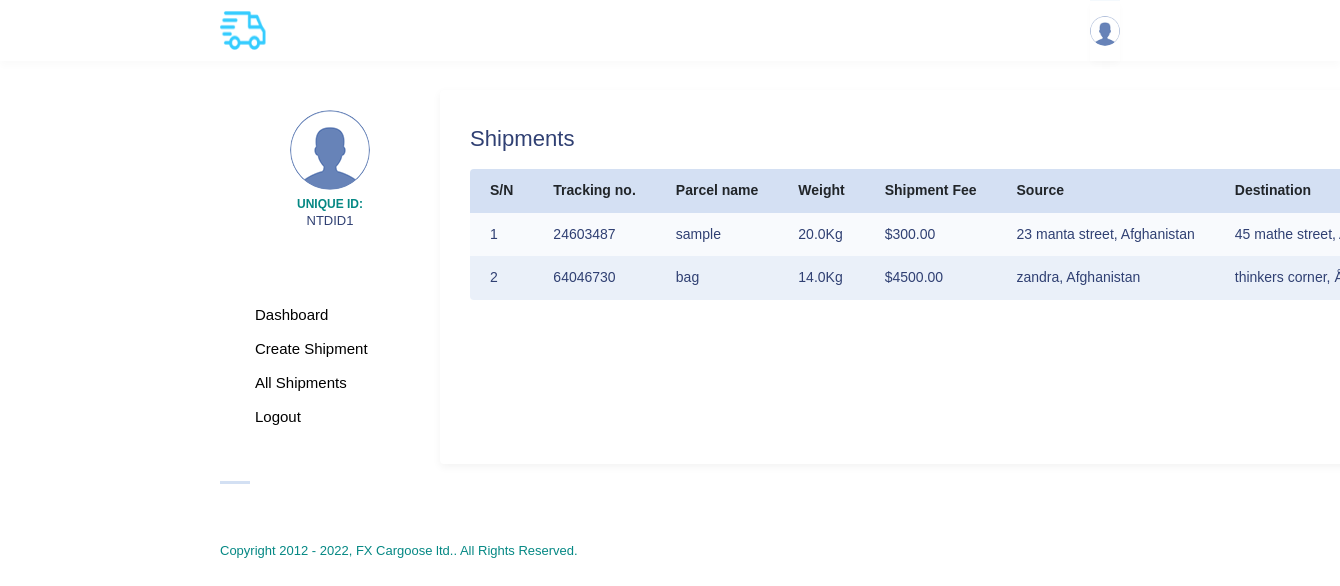
/myadmin/shipments/ (signed in), run on the app's committed database.
### Users/models.py (models this page shows, shortened)
class User(AbstractUser) :
    def get_path(instance,filename) :
        filename = "{}.{}".format(instance.name,filename.split('.')[1])
        return "users/dp/{}".format(filename)
    name = models.CharField(max_length=30)
    phone_number = models.CharField(max_length = 30,blank = False,null = False)
    picture = models.FileField(upload_to = get_path)
    class Meta() :
        ordering = ['date_joined']
    def __init__(self,*args,**kwargs) :
        super(User,self).__init__(*args,**kwargs)
        self.__fields_to_watch_for_changes = ['email']
        for field in self.__fields_to_watch_for_changes :
            setattr(self,'__initial_{}'.format(field),getattr(self,field))
    @property
    def unique_id(self) :
        return "NTDID{}".format(self.pk)
    @property
    def get_picture(self) :
        BASE_DIR = settings.STATIC_URL
        default_path = os.path.join(BASE_DIR,"user-dashboard/images/user-thumb-sm.png")
        if not self.picture :
            return default_path
        return self.picture.url
    class Meta() :
        ordering = ['-date_joined']

### logistics/models.py (models this page shows, shortened)
class Shipment(models.Model) :
    def get_tracking_number() :
        tracking_number =  ''.join(filter(str.isdigit,str(uuid.uuid4())))
        return tracking_number[:8]
    package_name = models.CharField(max_length=50)
    weight = models.FloatField(help_text="in kg")   #in kg
    tracking_number = models.CharField(default= get_tracking_number, max_length=20,blank = True)
    is_fragile = models.BooleanField(default=False)
    is_paid = models.BooleanField(default=False,blank = True)
    shipment_fee = models.DecimalField(decimal_places=2,max_digits=100,help_text = "in dollars($)")
    source_country = models.ForeignKey(Country,on_delete = models.CASCADE,related_name="shipment_source")
    source_address = models.CharField(max_length = 200)
    destination_country = models.ForeignKey(Country,on_delete = models.CASCADE,related_name = "shipment_destination")
    destination_address = models.CharField(max_length = 200)
    sender_name = models.CharField(max_length = 40)
    sender_address = models.CharField(max_length = 200)
    sender_phone_number = models.CharField(max_length = 20)
    sender_email = models.EmailField()
    receiver_name = models.CharField(max_length = 50)
    receiver_address = models.CharField(max_length = 200)
    receiver_phone_number = models.CharField(max_length = 20)
    receiver_email = models.EmailField()
    date = models.DateTimeField(auto_now_add = True)
    _estimated_arrival_date = models.DateTimeField(null=True,blank=True)
    _estimated_departure_date = models.DateTimeField( blank=True,null=True)
    @property
    def last_status_log(self) :
        return self.status_logs.all()[0]
    @property
    def last_transit_log(self) :
        try :
            return self.transit_logs.all()[0]
        except (ObjectDoesNotExist,IndexError) :
            return
    @property
    def shipment_status_log(self)  :
        if self.last_status_log.status != "in transit" :
            log = {
            "location" : "packaging station",
            "status" : self.last_status_log.status,
            "date_since" : self.last_status_log.date,
            "status_verbose" : self.last_status_log.status,
        }
        else :
            current_transit_log = self.last_transit_log
            if current_transit_log :
                log = {
                "location" : "{} station".format(current_transit_log.station),
                "status" : self.last_transit_log.status,
                "date_since" : self.last_transit_log.date,
                "status_verbose" : self.last_transit_log.status_verbose,
                }
            else :
                log = {}
        return log

### core/models.py (models this page shows)
class Country(models.Model) :
    name = models.CharField(max_length=20)
    short_name = models.CharField(max_length=5)
    def __str__(self) :
        return self.name

### myadmin/shipment.py (the view)
# urls.py: path("shipments/",shipment.Shipments.as_view(),name = "shipments"),
class  Shipments(LoginRequiredMixin,UserPassesTestMixin,ListView) :
    def test_func(self) :
        return self.request.user.is_superuser
    model  = Shipment
    template_name = "shipment-list.html"
    context_object_name = "shipments"

### logistics/models.py (called while the page is built)
    @property
    def status_verbose(self) :
        if self.status == "arrived" :
            return "Package has arrived at {} terminal, awaiting processing".format(self.station)
        elif self.status == "processing" :
            return "Package is being processed at {} terminal".format(self.station)
        else : return "Package has left {}, and now been dispatched to the next terminal".format(self.station)

### myadmin/templates/shipment-list.html (shortened to what this page needs)
{% extends 'admin-base.html' %}
{% load static %}
{% load humanize %}
{% block content %}
<div class="user-content">
    <div class="user-panel" style="margin: -20px -30px 0px  -30px;">
        <h2 class="user-panel-title">Shipments</h2>
        <div class="table-responsive">
            {% if not shipments %}
            <div class="status status-empty">
                <div class="status-icon">
                    <em class="ti ti-files"></em>
                    <div class="status-icon-sm">
                        <em class="ti ti-close"></em>
                    </div>
                </div>
                <span class="status-text">No shipment has been created yet</span>
            </div>
            {% else %}
            <table class="table">
                <thead>
                    <tr>
                        <th>S/N</th>
                        <th>Tracking no.</th>
                        <th>Parcel name</th>
                        <th>Weight</th>
                        <th>Shipment Fee</th>
                        <th>Source</th>
                        <th>Destination</th>
                    </tr>
                </thead>
                <tbody>
                    {% for shipment in shipments %}
                    <tr>
                        <td>{{forloop.counter}}</td>
                        <td>{{shipment.tracking_number}}</td>
                        <td>{{shipment.package_name}}</td>
                        <td>{{shipment.weight}}Kg</td>
                        <td>${{shipment.shipment_fee}}</td>
                        <td>{{shipment.source_address}}, {{shipment.source_country}}</td>
                        <td>{{shipment.destination_address}}, {{shipment.destination_country}}</td>
                    </tr>
                    {% endfor %}
                </tbody>
            </table>
            {% endif %}
        </div>
    </div>
</div>
{% endblock %}

### myadmin/templates/admin-base.html (shortened to what this page needs)
{% load static %}
<!DOCTYPE html>
<html lang="zxx" class="js">
<head>
    <link rel="stylesheet" href="{% static 'admin-dashboard/css/vendor.bundle.css' %}?ver=101">
    <link rel="stylesheet" href="{% static 'admin-dashboard/css/style.css' %}?ver=101">
</head>
<body class="user-dashboard">
    <div class="topbar">
        <div class="container">
            <div class="d-lg-flex align-items-center justify-content-between">
                <div class="topbar-lg d-none d-lg-block">
                    <div class="site-logo">
                        <a href="{% url 'index' %}" class="site-brand">
                            <img style="height:41px;width:160px" src="{% static 'images/logo/logo.png' %}" alt="logo"
                                srcset="{% static 'images/logo/logo.png' %} 2x">
                        </a>
                    </div>
                </div>
                <div class="topbar-action d-none d-lg-block">
                    <ul class="topbar-action-list">
                        <li class="dropdown topbar-action-item topbar-action-user">
                            {% if user.get_picture %}
                            <a href="#" data-toggle="dropdown"> <img class="icon" src="{{user.get_picture}}"
                                    alt="thumb"> </a>
                            {% endif %}
                        </li>
                    </ul>
                </div>
            </div>
        </div>
    </div>
    <div class="user-wraper">
        <div class="container">
            <div class="d-flex">
                <div class="user-sidebar">
                    <div class="user-box d-none d-lg-block">
                        <div class="user-image">
                            {% if user.get_picture %}
                            <img style="border-radius: 50%;height: 80px;width:80px;" src="{{user.get_picture}}"
                                alt="thumb">
                            {% endif %}
                        </div>
                        <div class="user-uid">Unique ID: <span>{{user.unique_id}}</span></div>
                    </div>
                    <ul class="user-icon-nav">
                        <li><a href="{% url 'myadmin-index' %}"><em class="ti ti-dashboard"></em>Dashboard</a></li>
                        <li><a href="{% url 'create-shipment' %}"><em class="ti ti-control-shuffle"></em>Create Shipment</a></li>
                        <li><a href="{% url 'shipments' %}"><em class="ti ti-control-shuffle"></em>All Shipments</a></li>
                        <li><a href="{% url 'logout' %}"><em class="ti ti-control-shuffle"></em>Logout</a></li>
                    </ul>
                    <div class="user-sidebar-sap"></div>
                </div>
                {% block content %} {% endblock %}
            </div>
        </div>
    </div>
    <div class="footer-bar">
        <div class="container">
            <div class="row">
                <div class="col-md-7">
                    <span class="footer-copyright">Copyright 2012 - 2022, <a href="#">{{site_name}} ltd.</a>. All Rights
                        Reserved.</span>
                </div>
            </div>
        </div>
    </div>
</body>
</html>

### data on the page
User: unique_id "NTDID1"
Shipment: tracking_number "24603487", package_name "sample", weight "20.0", shipment_fee "300.00", source_address "23 manta street", source_country "Afghanistan", destination_address "45 mathe street"
Shipment: tracking_number "64046730", package_name "bag", weight "14.0", shipment_fee "4500.00", source_address "zandra", source_country "Afghanistan", destination_address "thinkers corner"

### other printed values
{{ site_name }} "FX Cargoose"
